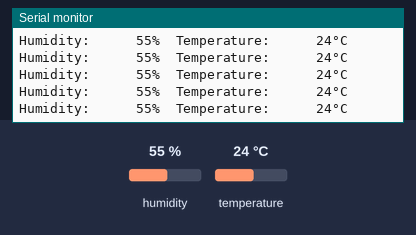
Bench run of a sketch on a simulated ESP32. Parts: the last lines printed to the serial monitor. Inputs (shaded band) come from the test bench; at power-on: temperature 24 °C, humidity 55 %. WiFi joins after 1.5 s; servers stay silent unless stated.

Above: at 2.7 s.
2.8 s: temperature set to 0 °C
5.4 s: humidity set to 22 %
At 6.1 s:
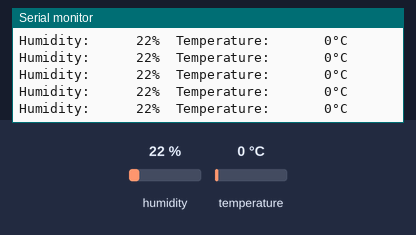
6.9 s: humidity set to 40 %
At 7.7 s:
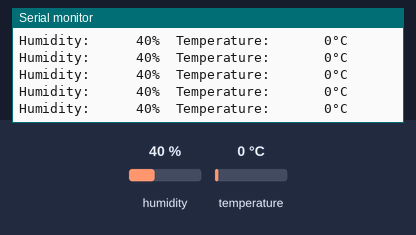
Timing chart, 0 to 9.9 s (numbered marks = the images above; inputs shaded):
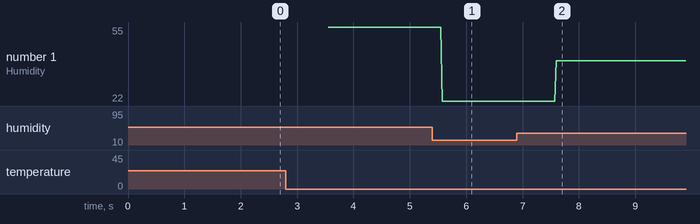

Measured:
- after the input at 5.4 s, the serial monitor: prints a new line after 0.18 s (image 1)
- after the input at 6.9 s, the serial monitor: prints a new line after 0.70 s (image 2)
- plotted number 1: 55 → 22 after the input at 5.4 s, 22 → 40 after the input at 6.9 s

The sketch:

Weather_station.ino
```cpp
#include <WiFi.h>
#include <WiFiClient.h>
#include <WebServer.h>
#include <ESPmDNS.h>
#include <Update.h>


#define DHTPIN 27
#define DHTTYPE DHT11

#include "DHT.h"


const char* hostname = "otaesp";
const char* ssid = "Tanimun";
const char* password = "Sayed@1599";

DHT dht(DHTPIN, DHTTYPE);
WebServer server(80);

//Web Server Code
      /* Style */
      String style =
      "<style>#file-input,input{width:100%;height:44px;border-radius:4px;margin:10px auto;font-size:15px}"
      "input{background:#f1f1f1;border:0;padding:0 15px}body{background:#3498db;font-family:sans-serif;font-size:14px;color:#777}"
      "#file-input{padding:0;border:1px solid #ddd;line-height:44px;text-align:left;display:block;cursor:pointer}"
      "#bar,#prgbar{background-color:#f1f1f1;border-radius:10px}#bar{background-color:#3498db;width:0%;height:10px}"
      "form{background:#fff;max-width:258px;margin:75px auto;padding:30px;border-radius:5px;text-align:center}"
      ".btn{background:#3498db;color:#fff;cursor:pointer}</style>";

      /* Login page */
      String loginIndex =
      "<form name=loginForm>"
      "<h1>ESP32 OTA Update Login </h1>"
      "<input name=userid placeholder='User ID'> "
      "<input name=pwd placeholder=Password type=Password> "
      "<input type=submit onclick=check(this.form) class=btn value=Login></form>"
      "<script>"
      "function check(form) {"
      "if(form.userid.value=='admin' && form.pwd.value=='pass')" //Autheticate user before OTA Update
      "{window.open('/serverIndex')}"
      "else"
      "{alert('Error Password or Username')}"
      "}"
      "</script>" + style;

      /* Server Index Page */
      String serverIndex =
      "<script src='https://ajax.googleapis.com/ajax/libs/jquery/3.2.1/jquery.min.js'></script>"
      "<form method='POST' action='#' enctype='multipart/form-data' id='upload_form'>"
      "<input type='file' name='update' id='file' onchange='sub(this)' style=display:none>"
      "<label id='file-input' for='file'>   Choose file...</label>"
      "<input type='submit' class=btn value='Update'>"
      "<br><br>"
      "<div id='prg'></div>"
      "<br><div id='prgbar'><div id='bar'></div></div><br></form>"
      "<script>"
      "function sub(obj){"
      "var fileName = obj.value.split('\\\\');"
      "document.getElementById('file-input').innerHTML = '   '+ fileName[fileName.length-1];"
      "};"
      "$('form').submit(function(e){"
      "e.preventDefault();"
      "var form = $('#upload_form')[0];"
      "var data = new FormData(form);"
      "$.ajax({"
      "url: '/update',"
      "type: 'POST',"
      "data: data,"
      "contentType: false,"
      "processData:false,"
      "xhr: function() {"
      "var xhr = new window.XMLHttpRequest();"
      "xhr.upload.addEventListener('progress', function(evt) {"
      "if (evt.lengthComputable) {"
      "var per = evt.loaded / evt.total;"
      "$('#prg').html('progress: ' + Math.round(per*100) + '%');"
      "$('#bar').css('width',Math.round(per*100) + '%');"
      "}"
      "}, false);"
      "return xhr;"
      "},"
      "success:function(d, s) {"
      "console.log('success!') "
      "},"
      "error: function (a, b, c) {"
      "}"
      "});"
      "});"
      "</script>" + style;

void setup()
{
      Serial.begin(115200);
      dht.begin();
      Serial.println("Booting");

      WiFi.mode(WIFI_STA);
      WiFi.begin(ssid, password);
      while (WiFi.waitForConnectResult() != WL_CONNECTED)
        {
          Serial.println("Connection Failed! Rebooting...");
          delay(2000);
          ESP.restart();
         }
      Serial.println("");
      Serial.print("Connected to ");
      Serial.println(ssid);
      Serial.print("IP address: ");
      Serial.println(WiFi.localIP());

    /*Using mDNS Protocol for mapping hostname to IP Address*/
      MDNS.begin(hostname);
      Serial.println("mDNS responder started");
      Serial.print("Access the webserver at http://");
      Serial.print(hostname);
      Serial.print(".local/");


        /*Returns Login page which is stored in the string loginIndex */
        server.on("/", HTTP_GET, []() {
          server.sendHeader("Connection", "close");
          server.send(200, "text/html", loginIndex);
        });

        /*Returns Index page which is stored in the string serverIndex */
        server.on("/serverIndex", HTTP_GET, []() {
          server.sendHeader("Connection", "close");
          server.send(200, "text/html", serverIndex);
        });

        /*handling uploading firmware file */
        server.on("/update", HTTP_POST, []() {
          server.sendHeader("Connection", "close");
          server.send(200, "text/plain", (Update.hasError()) ? "FAIL" : "OK");
          ESP.restart();
        }, []() {
          HTTPUpload& upload = server.upload();

          if (upload.status == UPLOAD_FILE_START)
            {
              Serial.printf("Update: %s\n", upload.filename.c_str());
              if (!Update.begin(UPDATE_SIZE_UNKNOWN))
                {
                 Update.printError(Serial);
                }
            }
          else if (upload.status == UPLOAD_FILE_WRITE)
            {

         /* flashing firmware to ESP*/
              if (Update.write(upload.buf, upload.currentSize) != upload.currentSize)
                {
                 Update.printError(Serial);
                 }
             }
          else if (upload.status == UPLOAD_FILE_END) {
               if (Update.end(true))
                  {
                  Serial.printf("Update Success: %u\nRebooting...\n", upload.totalSize);
                   }
          else
            {
              Update.printError(Serial);
            }

          }
        });

      server.begin();


}

void loop()
{
   server.handleClient();
   float h = dht.readHumidity();
  float t = dht.readTemperature();


  // Check if any reads failed and exit early (to try again).
  if (isnan(h) || isnan(t) ) {
    Serial.println(F("Failed to read from DHT sensor!"));
    return;
  }


  static char hum[15];
  static char temp[15];

  dtostrf(h,7, 0, hum);
  dtostrf(t,7, 0, temp);

  Serial.print(F("Humidity: "));
  Serial.print(hum);
  Serial.print(F("%  Temperature: "));
  Serial.print(temp);
  Serial.print(F("°C "));
  Serial.println();

}
```
